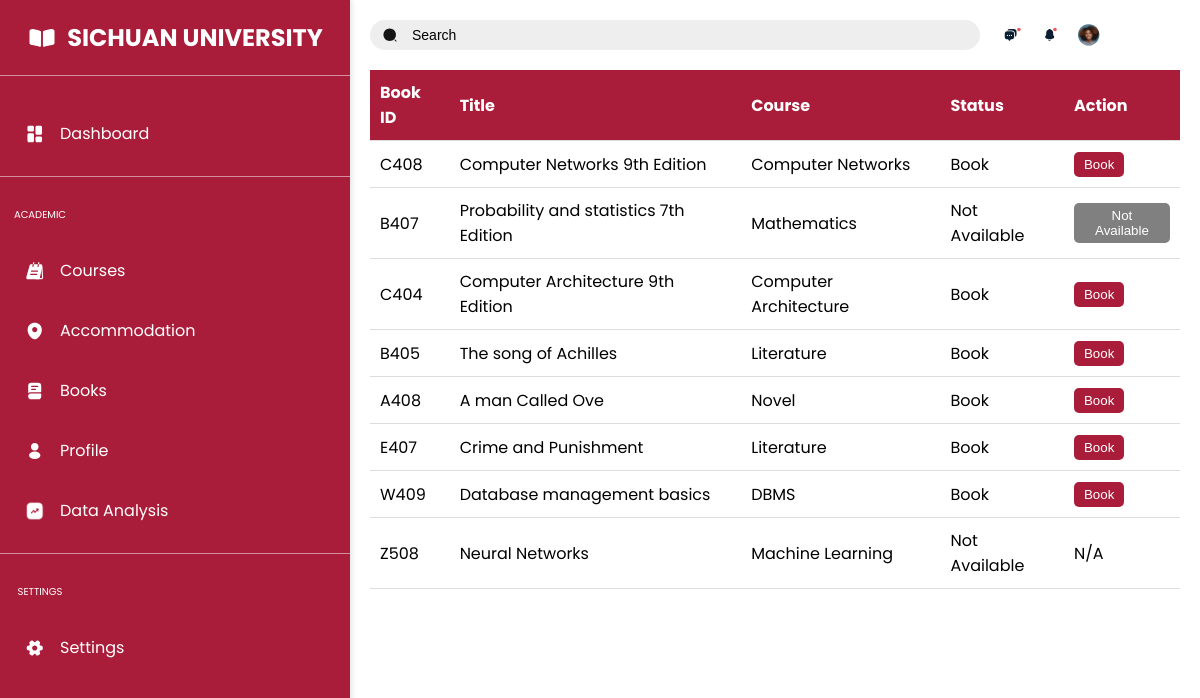
Before: /books with the older database file.
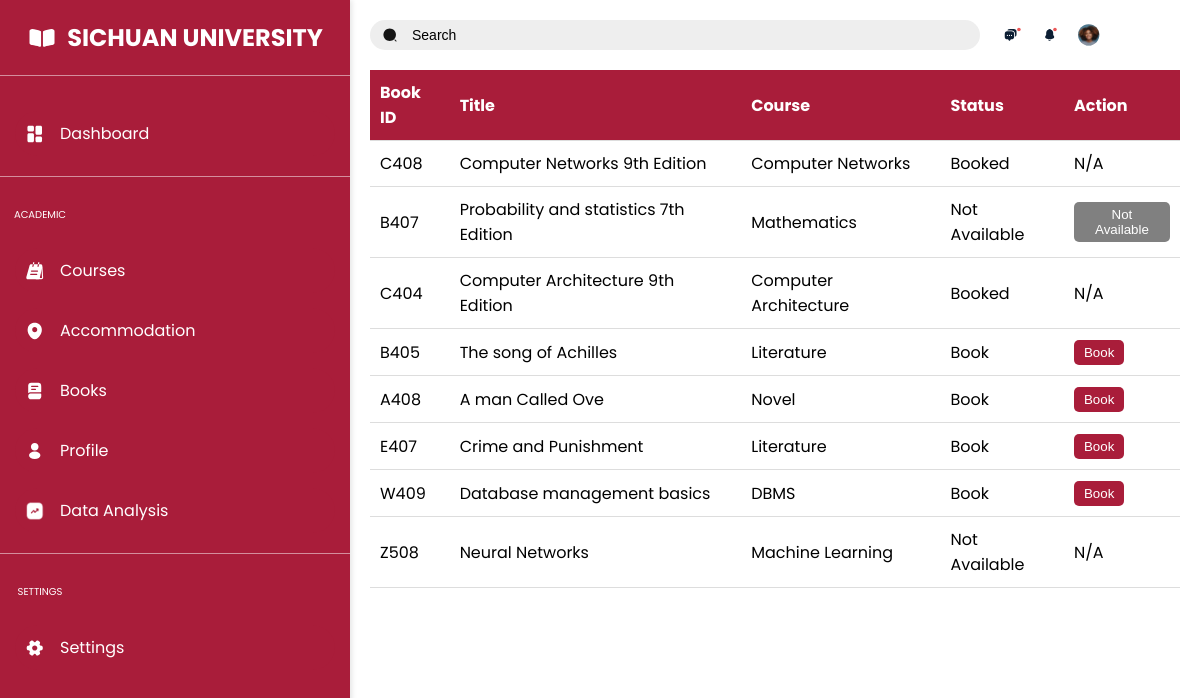
After: the same page with the newer database file.
### tables this page shows
CREATE TABLE books (
                       id INTEGER PRIMARY KEY AUTOINCREMENT,
                       bookId TEXT NOT NULL,
                       title TEXT NOT NULL,
                       course TEXT NOT NULL,
                       status TEXT NOT NULL
            );

### app.py (the view)
@app.route('/books')
def books():
    books = get_books()
    if books is not None:
        return render_template('books.html', books=books)
    else:
        flash('Error fetching books.','error')
        return redirect(url_for('dashboard'))

### app.py (called while the page is built)
def get_db_connection():
    conn = sqlite3.connect('student_info_system.db')
    conn.row_factory = sqlite3.Row  # This allows us to access columns by name
    return conn

def get_books():
    try:
        conn = get_db_connection()
        books = conn.execute('SELECT * FROM books').fetchall()
        conn.close()
        return books
    except sqlite3.Error as e:
        print(f"Error fetching books: {e}")
        return None

### templates/books.html (shortened to what this page needs)
<!DOCTYPE html>
<html lang="en">
<head>
</head>
<body>
    <div class="sidebar">
        <div class="title">
            <img src="/static/img/book.svg" alt="Book Icon" width="30" height="30">
            <h1>SICHUAN UNIVERSITY</h1>
        </div>
        <hr>
        <a href="/dashboard" class="button">
            <img src="/static/img/dash.svg" alt="Dash Icon" width="20" height="20">
            Dashboard
        </a>
        <hr>
        <p>ACADEMIC</p>
        <a href="/courses" class="button">
            <img src="/static/img/menu.svg" alt="Menu Icon" width="20" height="20">
            Courses
        </a>
        <a href="/accommodations" class="button">
            <img src="/static/img/location.svg" alt="Location Icon" width="20" height="20">
            Accommodation
        </a>
        <a href="/books" class="button">
            <img src="/static/img/books.svg" alt="Books Icon" width="20" height="20">
            Books
        </a>
        <a href="/profile" class="button">
            <img src="/static/img/profile.svg" alt="Profile Icon" width="20" height="20">
            Profile
        </a>
        <a href="/analysis" class="button">
            <img src="/static/img/analysis.png" alt="Analysis Icon" width="20" height="20">
            Data Analysis
        </a>
        <hr>
        <p>SETTINGS</p>
        <a href="#" class="button">
            <img src="/static/img/SET.svg" alt="Settings Icon" width="20" height="20">
            Settings
        </a>
    </div>
    <div class="content">
        <img class="icons" src="/static/img/icons.svg" alt="Icons" width="100" height="100">
        <div class="search-bar">
            <img src="/static/img/search-normal.svg" alt="Search Icon" width="20" height="20">
            <input type="text" placeholder="Search">
        </div>
        <table>
            <thead>
                <tr>
                    <th>Book ID</th>
                    <th>Title</th>
                    <th>Course</th>
                    <th>Status</th>
                    <th>Action</th>
                </tr>
            </thead>
            <tbody>
                {% for book in books %}
                    <tr>
                        <td>{{ book.bookId }}</td>
                        <td>{{ book.title }}</td>
                        <td>{{ book.course }}</td>
                        <td>{{ book.status }}</td>
                        <td>
                            {% if book['status'] == 'Book' %}
                            <button onclick="bookBook('{{ book.Id }}')">Book</button>
                            {% elif book['status'] == 'Not Available' %}
                            <button class="disabled-button" disabled>Not Available</button>
                            {% else %}
                            N/A
                            {% endif %}
                        </td>
                    </tr>
                {% endfor %}
            </tbody>
        </table>
    </div>
</body>
</html>

### templates/books.html (style rules this page uses)
body, html { margin: 0; padding: 0; height: 100%; font-family: 'Poppins', sans-serif; display: flex; }
.sidebar { width: 100%; max-width: 350px; min-width: 200px; height: 100%; background-color: #A91D3A; position: fixed; left: 0; top: 0; overflow: auto; box-shadow: 2px 0 5px rgba(0,0,0,0.1); display: flex; flex-direction: column; padding-top: 20px; align-items: center; }
.sidebar .title { display: flex; align-items: center; justify-content: center; color: white; }
.sidebar .title img { margin-right: 10px; }
.sidebar .title h1 { font-size: 24px; font-weight: bold; margin: 0; }
.sidebar .button { width: 300px; background-color: #A91D3A; color: white; border: none; border-radius: 30px; padding: 10px; display: flex; align-items: center; justify-content: flex-start; cursor: pointer; transition: transform 0.3s ease, background-color 0.3s ease; text-decoration: none; font-size: 16px; margin-top: 15px; }
.sidebar .button img { margin-right: 15px; }
.sidebar hr { width: 100%; margin: 20px 0; height: 1px; background-color: white; opacity: 0.5; border: none; }
.sidebar p { color: white; font-size: 10px; margin-left: -270px; }
.content { margin-left: 350px; padding: 20px; flex-grow: 1; }
.icons { position: absolute; left: 1000px; top: -15px; }
.search-bar { width: 100%; max-width: 590px; height: 30px; background-color: #EEEEEE; border-radius: 30px; display: flex; align-items: center; padding: 0 10px; margin-bottom: 20px; }
.search-bar img { margin-right: 10px; }
.search-bar input { border: none; background: none; outline: none; width: 100%; font-size: 14px; color: black; }
.search-bar input::placeholder { color: black; }
table { width: 100%; border-collapse: collapse; margin-bottom: 20px; }
th, td { padding: 10px; text-align: left; border-bottom: 1px solid #ddd; }
th { background-color: #A91D3A; color: white; }
td button { padding: 5px 10px; border: none; border-radius: 5px; cursor: pointer; background-color: #A91D3A; color: white; transition: background-color 0.3s ease; }
.disabled-button { background-color: gray; color: white; cursor: not-allowed; }

Changed rows visible on the page:
changed books "Computer Networks 9th Edition": status "Book" → "Booked"; status "Book" → "N/A"
changed books "Computer Architecture 9th Edition": status "Book" → "Booked"; status "Book" → "N/A"
